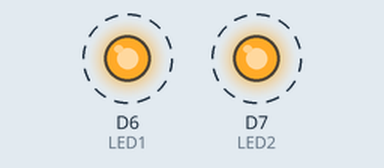
The sketch below on a simulated ESP8266 (NodeMCU). Parts: output pins drawn as LEDs (lit = HIGH). Dashed ring = blinking.

Above: at 0.2 s.
Timing chart, 0 to 3.0 s (numbered marks = the images above):
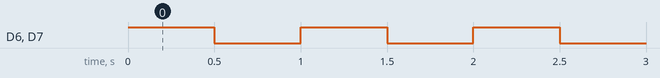

The sketch:

LED_code.ino
```cpp
// ---------- LED Pins ----------
#define LED1 D6
#define LED2 D7

void setup() {
  pinMode(LED1, OUTPUT);
  pinMode(LED2, OUTPUT);
}

void loop() {
  digitalWrite(LED1, HIGH);
  digitalWrite(LED2, HIGH);
  delay(500);  // on for 500 ms

  digitalWrite(LED1, LOW);
  digitalWrite(LED2, LOW);
  delay(500);  // off for 500 ms
}
```

Measured:
- by itself, D6 (LED1), D7 (LED2): alternates HIGH for 0.50 s and LOW for 0.50 s
